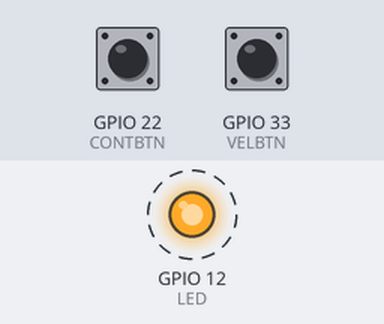
Bench run of a sketch on a simulated ESP32. Parts: output pins drawn as LEDs (lit = HIGH). Dashed ring = blinking. Inputs (shaded band) come from the test bench; at power-on: GPIO 22 (CONTBTN) HIGH, GPIO 33 (VELBTN) HIGH. What the sketch prints to the serial monitor is not drawn.

Above: at 1.2 s.
1.3 s: GPIO 22 (CONTBTN) pulled LOW for 0.15 s
4.3 s: GPIO 22 (CONTBTN) driven LOW and GPIO 33 (VELBTN) driven LOW
7.3 s: GPIO 33 (VELBTN) pulsed HIGH 2 times (0.12 s each, 0.3 s apart)
10.9 s: GPIO 33 (VELBTN) driven HIGH
Timing chart, 0 to 14.9 s (numbered marks = the images above; inputs shaded):
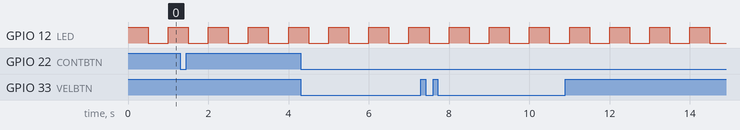

The sketch:

practica32.ino
```cpp
#define     CONTBTN     22
#define     VELBTN      33
#define     LED         12
#define     BAUDRATE    9600
/*declaracion de variables*/
volatile uint16_t cont =0;
volatile unsigned long lasttime=0;
volatile unsigned long debounceDelay=100;
volatile bool btnflag=false;
volatile bool btnflag2=false;
/*declaracion de funciones*/
void contadorRST();
void vel();
typedef enum{
  v1=500,
  v2=1000,
  v3=1500
}velocidad;
velocidad velocidadActual=v1;//velocidad inicial 500

void setup() {
  // put your setup code here, to run once:
  Serial.begin(BAUDRATE);
  pinMode(CONTBTN,INPUT_PULLUP);
  pinMode(VELBTN,INPUT_PULLUP);
  pinMode(LED,OUTPUT);

  attachInterrupt(digitalPinToInterrupt(CONTBTN),contadorRST,FALLING);
  attachInterrupt(digitalPinToInterrupt(VELBTN),vel,FALLING);

}

void loop() {
  // put your main code here, to run repeatedly:
  digitalWrite(LED,1);
  delay(velocidadActual);
  digitalWrite(LED,0);
  delay(velocidadActual);

  if(btnflag){

    if(digitalRead(CONTBTN)==0){
      if(millis()-lasttime>=3000){
        cont=0;
        Serial.println("Contador Reiniciado");
        btnflag=false;
      }
    }
  }
  if(btnflag2){

    if(digitalRead(VELBTN)==0){
      if(millis()-lasttime>=3000){
        switch (velocidadActual){
          case v1:
          velocidadActual=v2;
          break;
          case v2:
          velocidadActual=v3;
          break;
          case v3:
          velocidadActual=v1;
          break;
        }
        Serial.print("Velocidad actual cambiada a: ");
        Serial.println(velocidadActual);
        btnflag2=false;
      }
    }
  }

}


/*funciones de interrupcion*/
void contadorRST(){

  if(millis()-lasttime>debounceDelay){
    if(digitalRead(CONTBTN)==0){
      cont++;
      btnflag=true;
      lasttime=millis();
      Serial.println(cont);
    }

  }
}
void vel(){
  if(millis()-lasttime>debounceDelay){
    if(digitalRead(VELBTN)==0){
      cont--;
      btnflag2=true;
      lasttime=millis();
      Serial.println(cont);
    }
  }
}
```

Measured:
- after the input at 10.9 s, GPIO 12 (LED): alternates HIGH for 0.50 s and LOW for 0.50 s, starting after 0.60 s
- by itself, GPIO 12 (LED): alternates HIGH for 0.50 s and LOW for 0.50 s
